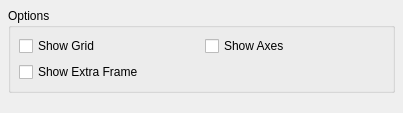
<ui version="4.0" >
 <class>AsyExporterOptionsWidget</class>
 <widget class="QWidget" name="AsyExporterOptionsWidget" >
  <property name="geometry" >
   <rect>
    <x>0</x>
    <y>0</y>
    <width>403</width>
    <height>113</height>
   </rect>
  </property>
  <layout class="QVBoxLayout" >
   <property name="margin" >
    <number>8</number>
   </property>
   <property name="spacing" >
    <number>6</number>
   </property>
   <item>
    <widget class="QGroupBox" name="groupBox" >
     <property name="title" >
      <string>Options</string>
     </property>
     <layout class="QVBoxLayout" >
      <property name="margin" >
       <number>8</number>
      </property>
      <property name="spacing" >
       <number>6</number>
      </property>
      <item>
       <layout class="QGridLayout" >
        <property name="margin" >
         <number>0</number>
        </property>
        <property name="spacing" >
         <number>6</number>
        </property>
        <item row="1" column="0" >
         <widget class="QCheckBox" name="showFrameCheckBox" >
          <property name="text" >
           <string>Show Extra Frame</string>
          </property>
         </widget>
        </item>
        <item row="0" column="1" >
         <widget class="QCheckBox" name="showAxesCheckBox" >
          <property name="text" >
           <string>Show Axes</string>
          </property>
         </widget>
        </item>
        <item row="0" column="0" >
         <widget class="QCheckBox" name="showGridCheckBox" >
          <property name="text" >
           <string>Show Grid</string>
          </property>
         </widget>
        </item>
       </layout>
      </item>
     </layout>
    </widget>
   </item>
   <item>
    <spacer>
     <property name="orientation" >
      <enum>Qt::Vertical</enum>
     </property>
     <property name="sizeHint" >
      <size>
       <width>20</width>
       <height>5</height>
      </size>
     </property>
    </spacer>
   </item>
  </layout>
 </widget>
 <resources/>
 <connections/>
</ui>
